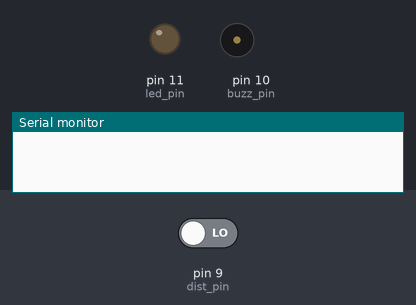
The sketch below on a simulated Arduino Uno, built with avr-gcc and run on an emulated ATmega328P. Shown: output pins drawn as LEDs (lit = HIGH), buzzer (waves = sounding), the last lines printed to the serial monitor. The test bench sets the inputs (shaded band); at power-on: pin 9 (dist_pin) LOW. Pins used as bus, display or sensor lines are not drawn.

Above: at 0.1 s.
At 1.1 s:
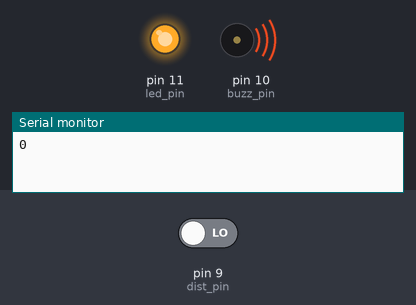
Timing chart, 0 to 2.6 s (numbered marks = the images above):
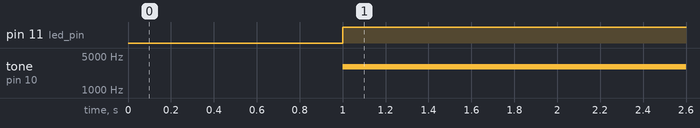

The sketch:

distance_buzzer.ino
```cpp
int led_pin=11;
int buzz_pin=10;
int dist_pin=9;
int trig_pin=12;
long time_;
int distance;
void setup() {
pinMode(led_pin,OUTPUT);
pinMode(buzz_pin,OUTPUT);
pinMode(dist_pin,INPUT);
pinMode(trig_pin,OUTPUT);
Serial.begin(9600);

}

void loop() {
 digitalWrite(trig_pin,LOW);
 delayMicroseconds(2);
 digitalWrite(trig_pin,HIGH);
 delayMicroseconds(10);
time_=pulseIn(dist_pin,HIGH);
 distance=time_*0.034/2;
 Serial.print(distance);
if(distance>=30)
{noTone(buzz_pin);}
else if (distance>=20 && distance<30)
{tone(buzz_pin,500);}
else if (distance>=10 && distance<20)
{tone(buzz_pin,1000);}
else if (distance>=5 && distance<10)
{tone(buzz_pin,2000);}
else if(distance<5)
{tone(buzz_pin,3000);}
if(distance<=15)
{
  digitalWrite(led_pin,HIGH);
}
else if (distance>=16)
{
  digitalWrite(led_pin,LOW);
}
delay(100);
}
```

Measured:
- by itself, pin 11 (led_pin): LOW → HIGH at 1.0 s
- by itself, tone on pin 10 (buzz_pin): silent → 3000 Hz at 1.0 s
